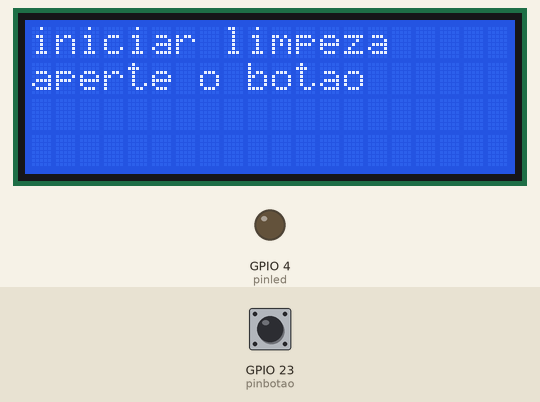
This program was run on a simulated ESP32. On the bench: 20×4 character LCD, output pins drawn as LEDs (lit = HIGH). Dashed ring = blinking. The test bench sets the inputs (shaded band); at power-on: GPIO 23 (pinbotao) HIGH.

Above: at 1.2 s.
1.3 s: GPIO 23 (pinbotao) pulled LOW for 0.15 s
At 1.8 s:
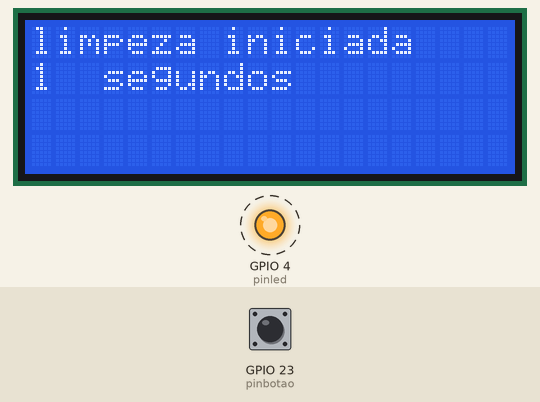
At 12.9 s:
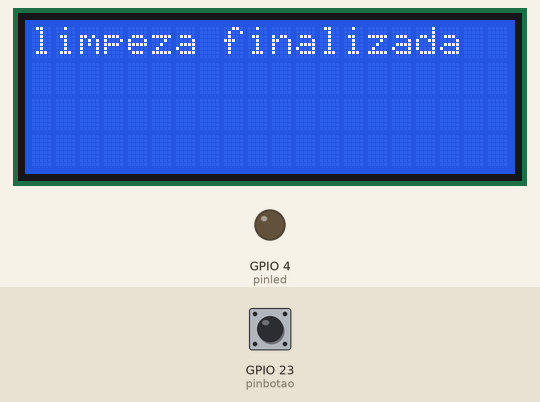
Timing chart, 0 to 14.4 s (numbered marks = the images above; inputs shaded):
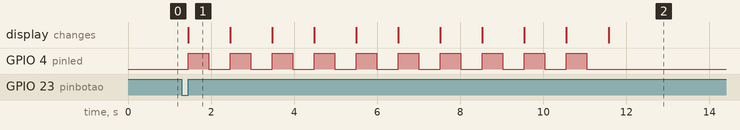

Measured:
- after the input at 1.3 s, GPIO 4 (pinled): alternates HIGH for 0.50 s and LOW for 0.51 s, 20 changes in all, then stays LOW, starting after 0.15 s; the display: changes after 0.15 s (image 1)

The program:

main.cpp
```cpp
#include <Arduino.h>
#include <LiquidCrystal_I2C.h>

#define pinbotao 23
#define pinled 4

LiquidCrystal_I2C lcd (0x27,20,4);

void tempolimpesa (u_int8_t);

void setup()
{
 Serial.begin(9600);
 pinMode(pinbotao, INPUT_PULLUP);
 pinMode(pinled, OUTPUT);

 lcd.init();
 lcd.backlight();
}

void loop()
{
static bool passadobotao;
static unsigned int tempopassado;
static bool acao;
bool leiturabotao = digitalRead(pinbotao);
unsigned int tempo = millis();

lcd.setCursor(0,0);
 lcd.print("iniciar limpeza");
 lcd.setCursor(0,1);
 lcd.print("aperte o botao");

if (leiturabotao != passadobotao) tempopassado = tempo;

if(50 < tempo - tempopassado)
 {
  if(leiturabotao != acao)
  {
    if(leiturabotao == 0)
     {
      lcd.setCursor(0,0);
      lcd.print("limpeza iniciada");
      lcd.setCursor(0,1);
      lcd.print("                  ");
      tempolimpesa(pinled);
      lcd.setCursor(0,0);
      lcd.print("limpeza finalizada");
      lcd.setCursor(0,1);
      lcd.print("                  ");
      delay(5000);
     }
    acao = leiturabotao;
  }
 }
 passadobotao = leiturabotao;
}

void tempolimpesa (u_int8_t pin)
{
for(int v = 1; v < 11; ++v)
 {
  lcd.setCursor(0,1);
  lcd.print(v);
  lcd.setCursor(2,1);
  lcd.print(" segundos");
  digitalWrite(pin, HIGH);
  delay(500);
  digitalWrite(pin, LOW);
  delay(500);
  }
}
```
